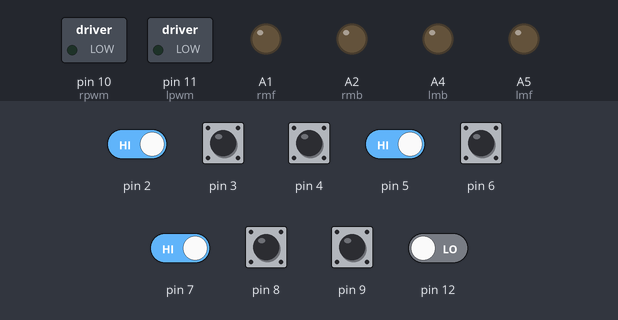
This sketch was run on a simulated Arduino Uno, built with avr-gcc and run on an emulated ATmega328P. Shown: switched loads named in the sketch (green lamp = pin HIGH), output pins drawn as LEDs (lit = HIGH). The test bench sets the inputs (shaded band); at power-on: pin 2–9 HIGH, pin 12 LOW.

Above: at 1.2 s.
1.3 s: pin 2 driven LOW
At 2.0 s:
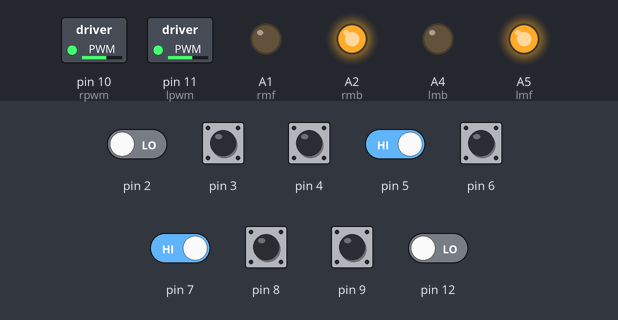
2.8 s: pin 5 driven LOW
At 3.2 s:
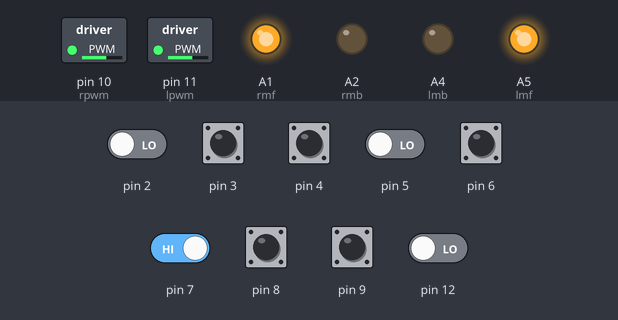
4.3 s: pin 5 driven HIGH
At 5.5 s:
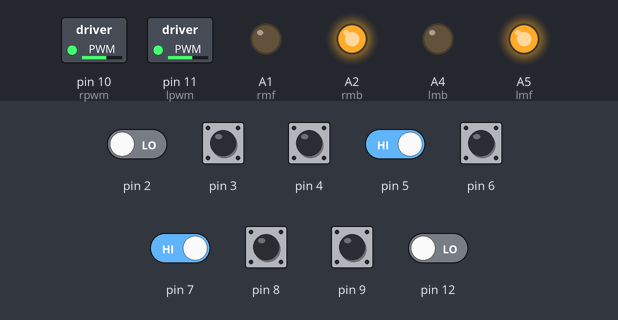
5.8 s: pin 7 driven LOW
At 6.7 s:
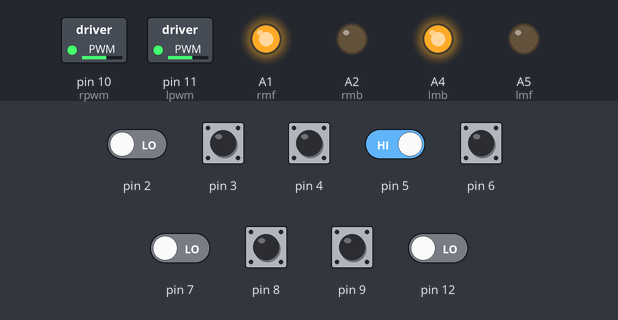
7.3 s: pin 7 driven HIGH
At 8.0 s:
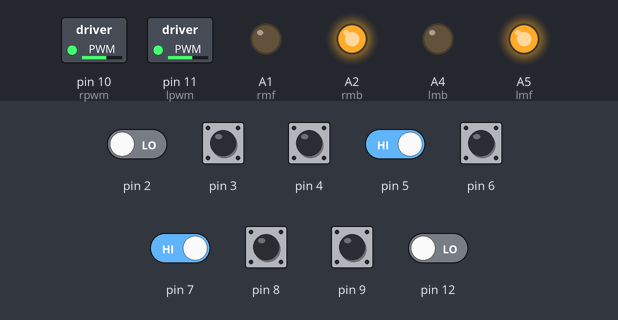
Timing chart, 0 to 9.8 s (numbered marks = the images above; inputs shaded):
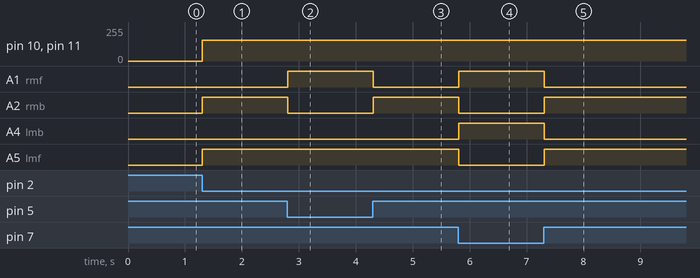

Measured:
- after the input at 1.3 s, pin 10 (rpwm), pin 11 (lpwm): 0/255 → 155/255 at once; A2 (rmb), A5 (lmf): LOW → HIGH at once
- after the input at 2.8 s, A1 (rmf): LOW → HIGH at once; A2 (rmb): HIGH → LOW at once
- after the input at 4.3 s, A1 (rmf): HIGH → LOW at once; A2 (rmb): LOW → HIGH at once
- after the input at 5.8 s, A1 (rmf), A4 (lmb): LOW → HIGH at once; A2 (rmb), A5 (lmf): HIGH → LOW at once
- after the input at 7.3 s, A1 (rmf), A4 (lmb): HIGH → LOW at once; A2 (rmb), A5 (lmf): LOW → HIGH at once

The sketch:

WHITEdaONE.ino
```cpp
// Left Sensors Value Initialization
int s1 = 0; //DO ---> Pin 2
int s2 = 0;
int s3 = 0;
// Middle Sensors Value Initialization
int s4 = 0; // D3 ---> Pin 5
int s5 = 0;
// Right Sensors Value Initialization
int s6 = 0;
int s7 = 0;
int s8 = 0; // D7 ---> Pin 9
// 9th Single Sensor (For Stopping) Value Initialization
int s9 = 0;
//1 is white, no red
//0 is black, red
#define led 13 // LED pin

// Motor Speed (PWM)
int spd = 155;

// Motor Pin Declaration
// Left Motor
const int lmf = A5;
const int lmb = A4;

// Right Motor
const int rmb = A2;
const int rmf = A1;

// Speed Controller PWM Pins for Both Motors
#define lpwm 11
#define rpwm 10

// Function declarations (prototypes)
void forward();
void right();
void left();
void Stop();
void sharpRight();
void sharpLeft();

void setup() {
    // Pin 2,3,4,5,6,7,8,9 are for Sensor Array (D0, D1, D2, D3, D4, D5, D6, D7, D8), Set as INPUT
    for (int i = 2; i <= 9; i++) {
        pinMode(i, INPUT);
    }

    // Motor Pin Set for OUTPUT
    pinMode(A5, OUTPUT);
    pinMode(A4, OUTPUT);
    pinMode(A2, OUTPUT);
    pinMode(A1, OUTPUT);

    // PWM Pins as OUTPUT
    pinMode(lpwm, OUTPUT);
    pinMode(rpwm, OUTPUT);
}

void loop() {
    // Reading Sensor Array Values
    s1 = digitalRead(2);
    s2 = digitalRead(3);
    s3 = digitalRead(4);
    s4 = digitalRead(5);
    s5 = digitalRead(6);
    s6 = digitalRead(7);
    s7 = digitalRead(8);
    s8 = digitalRead(9);

    // Reading Extra 9th Sensor Value
    s9 = digitalRead(12);

    // Sharp Right Turn (all right sensors detect the line)
    if (s6 == 0 && s7 == 0 && s8 == 0) {
        sharpRight();  // Custom function for sharp right turns
        digitalWrite(led, LOW);
    }

    // Sharp Left Turn (all left sensors detect the line)
    else if (s1 == 0 && s2 == 0 && s3 == 0) {
        sharpLeft();  // Custom function for sharp left turns
        digitalWrite(led, LOW);
    }

    // Forward
    else if (s4 == 0 || s5 == 0) {
        forward();
        digitalWrite(led, LOW);
    }

    // Right
    else if ((s6 == 0 || s7 == 0 || s8 == 0) || (s1==0 && s8==0)) {
        right();
        digitalWrite(led, LOW);
    }

    // Left
    else if (s1 == 0 || s2 == 0 || s3 == 0) {
        left();
        digitalWrite(led, LOW);
    }


    // Stop the robot if all sensors detect the line (all sensors are 0)
    if (s1 == 0 && s2 == 0 && s3 == 0 && s4 == 0 && s5 == 0 && s6 == 0 && s7 == 0 && s8 == 0) {
        Stop();
    }
}


void forward() {
    analogWrite(lpwm, spd);
    analogWrite(rpwm, spd);
    digitalWrite(rmf, HIGH);
    digitalWrite(rmb, LOW);
    digitalWrite(lmf, HIGH);
    digitalWrite(lmb, LOW);
    delay(10);
}

void left() {
    analogWrite(lpwm, spd);
    analogWrite(rpwm, spd);
    digitalWrite(rmf, LOW);
    digitalWrite(rmb, HIGH);
    digitalWrite(lmf, HIGH);
    digitalWrite(lmb, LOW);
    delay(10);
}

void right() {
    analogWrite(lpwm, spd);
    analogWrite(rpwm, spd);
    digitalWrite(rmf, HIGH);
    digitalWrite(rmb, LOW);
    digitalWrite(lmf, LOW);
    digitalWrite(lmb, HIGH);
    delay(10);
}

void Stop() {
    analogWrite(lpwm, spd);
    analogWrite(rpwm, spd);
    digitalWrite(rmf, LOW);
    digitalWrite(rmb, LOW);
    digitalWrite(lmf, LOW);
    digitalWrite(lmb, LOW);
    digitalWrite(led, HIGH); // Turn on LED when stopping
}

void sharpRight() {
    // Right motor moves forward, left motor moves backward for a sharp right pivot
    analogWrite(lpwm, spd);  // Adjust speed if needed
    analogWrite(rpwm, spd);
    digitalWrite(rmf, HIGH);
    digitalWrite(rmb, LOW);  // Right motor forward
    digitalWrite(lmf, LOW);  // Left motor backward
    digitalWrite(lmb, HIGH);
    delay(100);  // Adjust delay for desired sharpness of turn
}

void sharpLeft() {
    // Left motor moves forward, right motor moves backward for a sharp left pivot
    analogWrite(lpwm, spd);  // Adjust speed if needed
    analogWrite(rpwm, spd);
    digitalWrite(rmf, LOW);  // Right motor backward
    digitalWrite(rmb, HIGH);
    digitalWrite(lmf, HIGH); // Left motor forward
    digitalWrite(lmb, LOW);
    delay(100);  // Adjust delay for desired sharpness of turn
}
```
